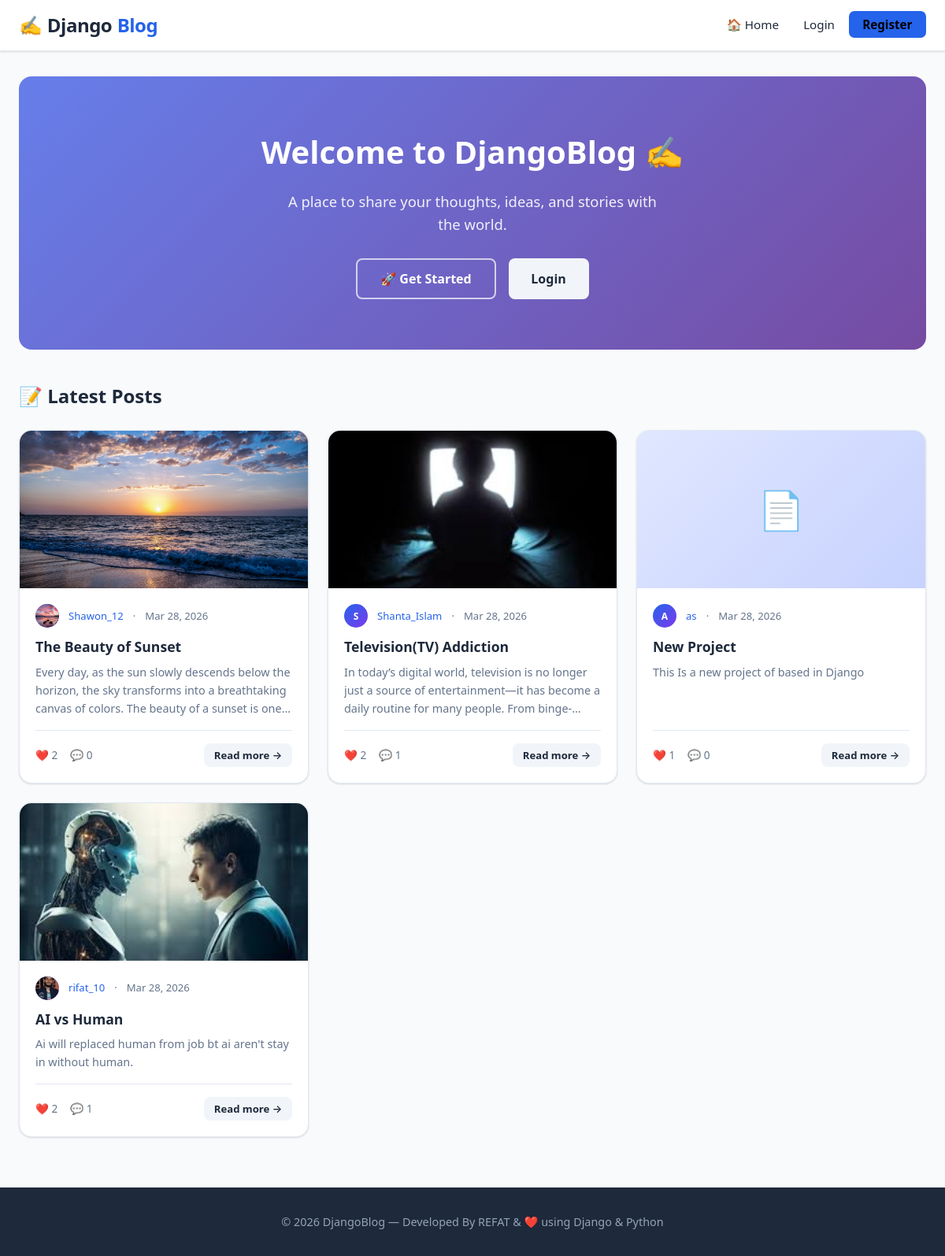
The page / on the database its author committed.
### blog/models.py (models this page shows, shortened)
class Post(models.Model):
    title = models.CharField(max_length=200)
    content = models.TextField()
    author = models.ForeignKey(User, on_delete=models.CASCADE, related_name='posts')
    created_date = models.DateTimeField(default=timezone.now)
    updated_date = models.DateTimeField(auto_now=True)
    image = models.ImageField(upload_to='post_images/', blank=True, null=True)
    class Meta:
        ordering = ['-created_date']
    def total_likes(self):
        return self.likes.count()
    def total_comments(self):
        return self.comments.count()

class UserProfile(models.Model):
    user = models.OneToOneField(User, on_delete=models.CASCADE, related_name='profile')
    bio = models.TextField(blank=True, null=True, max_length=500)
    profile_pic = models.ImageField(upload_to='profile_pics/', blank=True, null=True)
    location = models.CharField(max_length=100, blank=True, null=True)
    website = models.URLField(blank=True, null=True)

### blog/views.py (the view)
# urls.py: path('', views.home, name='home'),
def home(request):
    posts = Post.objects.all().select_related('author', 'author__profile').prefetch_related('likes', 'comments')
    return render(request, 'blog/home.html', {'posts': posts})

### blog/templates/blog/home.html (shortened to what this page needs)
{% extends 'blog/base.html' %}
{% block content %}
{% if not user.is_authenticated %}
<div class="hero">
  <h1>Welcome to DjangoBlog ✍️</h1>
  <p>A place to share your thoughts, ideas, and stories with the world.</p>
  <div class="hero-actions">
    <a href="{% url 'register' %}" class="btn btn-outline btn-lg">🚀 Get Started</a>
    <a href="{% url 'login' %}" class="btn btn-light btn-lg">Login</a>
  </div>
</div>
{% endif %}
<div class="section-header">
  <h2 class="section-title">📝 Latest Posts</h2>
</div>
{% if posts %}
  <div class="posts-grid">
    {% for post in posts %}
    <article class="post-card">
      {% if post.image %}
        <img src="{{ post.image.url }}" alt="{{ post.title }}" class="post-card-image" loading="lazy" />
      {% else %}
        <div class="post-card-image-placeholder">📄</div>
      {% endif %}
      <div class="post-card-body">
        <div class="post-card-meta">
          <div class="author-avatar">
            {% if post.author.profile.profile_pic %}
              <img src="{{ post.author.profile.profile_pic.url }}" class="avatar-img" alt="pic" />
            {% else %}
              {{ post.author.username|first|upper }}
            {% endif %}
          </div>
          <a href="{% url 'profile' post.author.username %}">{{ post.author.username }}</a>
          <span>·</span>
          <span>{{ post.created_date|date:"M d, Y" }}</span>
        </div>
        <h3 class="post-card-title">
          <a href="{% url 'post_detail' post.pk %}">{{ post.title }}</a>
        </h3>
        <p class="post-card-excerpt">{{ post.content|truncatechars:150 }}</p>
        <div class="post-card-footer">
          <div class="post-stats">
            <span class="stat-item">❤️ {{ post.total_likes }}</span>
            <span class="stat-item">💬 {{ post.total_comments }}</span>
          </div>
          <a href="{% url 'post_detail' post.pk %}" class="btn btn-light btn-sm">Read more →</a>
        </div>
      </div>
    </article>
    {% endfor %}
  </div>
{% endif %}
{% endblock %}

### blog/templates/blog/base.html (shortened to what this page needs)
{% load static %}
<!DOCTYPE html>
<html lang="en">
<head>
  <link rel="stylesheet" href="{% static 'css/style.css' %}" />
</head>
<body>
  <nav class="navbar">
    <div class="navbar-inner">
      <a class="navbar-brand" href="{% url 'home' %}">✍️ <span>Django</span>Blog</a>
      <ul class="navbar-nav" id="navMenu">
        <li><a class="nav-link" href="{% url 'home' %}">🏠 Home</a></li>
        {% if user.is_authenticated %}
          <li><a class="nav-link" href="{% url 'post_create' %}">✏️ New Post</a></li>
          <li>
            <a class="nav-link" href="{% url 'profile' user.username %}">
              {% if user.profile.profile_pic %}
                <img src="{{ user.profile.profile_pic.url }}" class="nav-profile-pic" alt="pic" />
              {% endif %}
              {{ user.username }}
            </a>
          </li>
          <li><a class="nav-link" href="{% url 'profile_edit' %}">⚙️ Edit Profile</a></li>
          {% if user.is_staff %}
            <li><a class="nav-link" href="/admin/" target="_blank">🛠️ Admin</a></li>
          {% endif %}
          <li>
            <form method="post" action="{% url 'logout' %}" style="display:inline;">
              {% csrf_token %}
              <button type="submit" class="nav-link btn-nav-primary" style="background:none;border:none;cursor:pointer;">🚪 Logout</button>
            </form>
          </li>
        {% else %}
          <li><a class="nav-link" href="{% url 'login' %}">Login</a></li>
          <li><a class="nav-link btn-nav-primary" href="{% url 'register' %}">Register</a></li>
        {% endif %}
      </ul>
    </div>
  </nav>
  <main class="main-content">
    {% block content %}{% endblock %}
  </main>
  <footer>
    <p>© 2026 DjangoBlog — Developed By REFAT & ❤️ using Django & Python</p>
  </footer>
</body>
</html>

### rows shown on the page
Post: image (picture), author.profile.profile_pic (picture), author.username "Shawon_12", created_date "Mar 28, 2026", title "The Beauty of Sunset", content "Every day, as the sun slowly descends below the horizon, the sky transforms into a breathtaking canvas of colors. The beauty of a sunset is…", total_likes "2", total_comments "0"
Post: image (picture), author.username|first "S", author.username "Shanta_Islam", created_date "Mar 28, 2026", title "Television(TV) Addiction", content "In today’s digital world, television is no longer just a source of entertainment—it has become a daily routine for many people.…", total_likes "2", total_comments "1"
Post: author.username|first "A", author.username "as", created_date "Mar 28, 2026", title "New Project", content "This Is a new project of based in Django", total_likes "1", total_comments "0"
Post: image (picture), author.profile.profile_pic (picture), author.username "rifat_10", created_date "Mar 28, 2026", title "AI vs Human", content "Ai will replaced human from job bt ai aren't stay in without human.", total_likes "2", total_comments "1"
